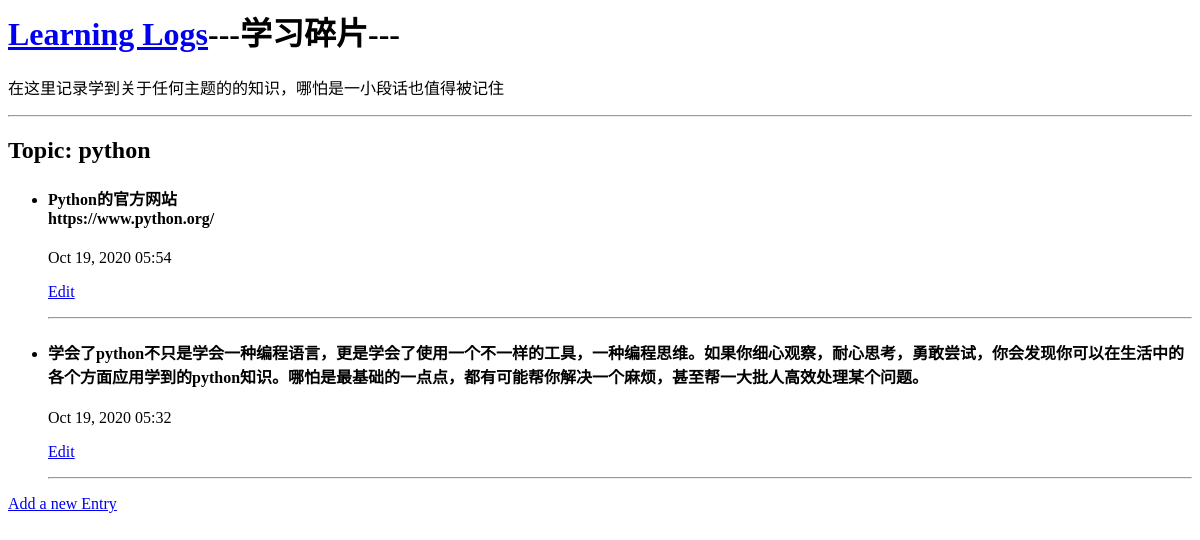
The page /topics/1 on the database as committed earlier.
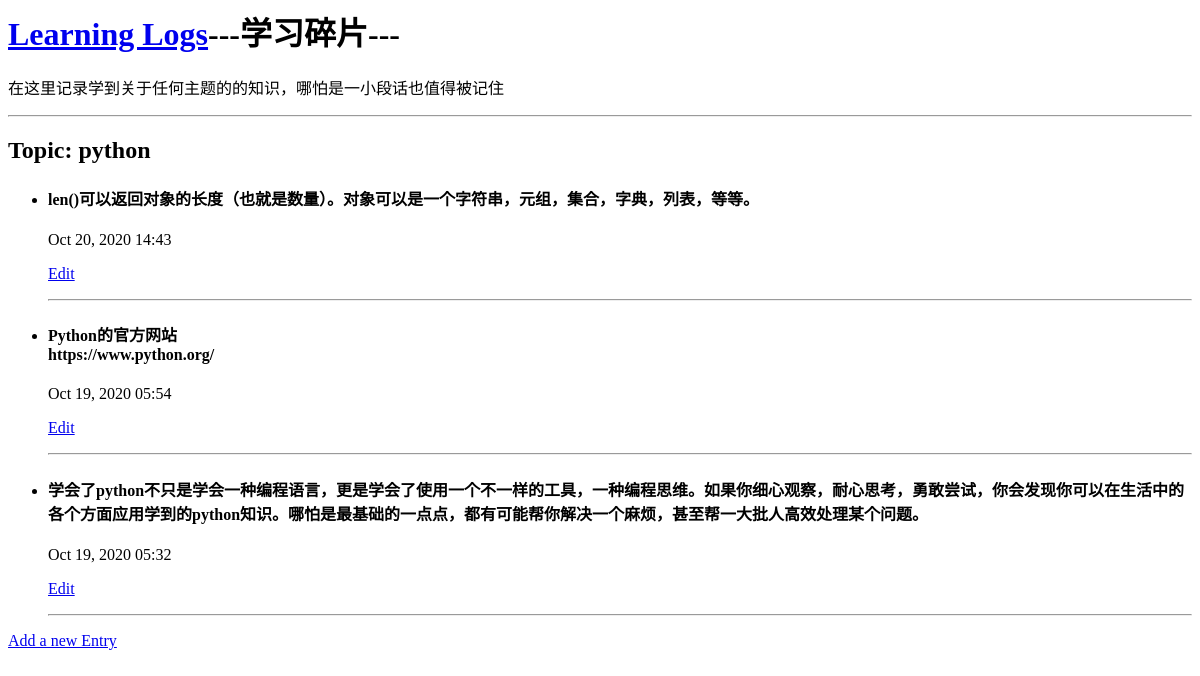
The same page on the database as committed later.
### learning_logs/models.py (models this page shows, shortened)
class Entry(models.Model):
    topic = models.ForeignKey(Topic, on_delete=models.CASCADE)
    text = models.TextField()
    date_added = models.DateTimeField(auto_now_add=True)
    class Meta:
        verbose_name_plural = 'Entries'

### learning_logs/views.py (the view)
# urls.py: path('topics/<int:topic_id>', views.topic, name='topic'),
def topic(request,topic_id):
    topic = Topic.objects.get(id=topic_id)
    entries = topic.entry_set.order_by('-date_added')
    context = {'topic': topic, 'entries': entries}
    return render(request, 'learning_logs/topic.html', context)

### learning_logs/models.py (called while the page is built)
    def __str__(self):
        return self.text

### learning_logs/templates/learning_logs/topic.html
{% extends "learning_logs/base.html" %}
{% block content %}
<h2>
    Topic: {{ topic }}
</h2>
<ul>
    {% for entry in entries %}
        <li>
            <h4>{{ entry.text|linebreaks }}</h4>
            <p>{{ entry.date_added|date:'M d, Y H:i' }}</p>
            <p>
                <a href="{% url 'learning_logs:edit_entry' entry.id %}">Edit</a>
            </p>
        </li>
        <hr>
    {% empty %}
        <li>You can add whatever you learned about {{ topic }}.</li>
    {% endfor %}
</ul>
<p>
    <a href="{% url 'learning_logs:new_entry' topic.id %}">
        Add a new Entry
    </a>
</p>
{% endblock content %}

Rows that differ between the two databases and show on the page:
added Entry: text "len()可以返回对象的长度（也就是数量）。对象可以是一个字符串，元组，集合，字典，列表，等等。", date_added "Oct 20, 2020 14:43"
